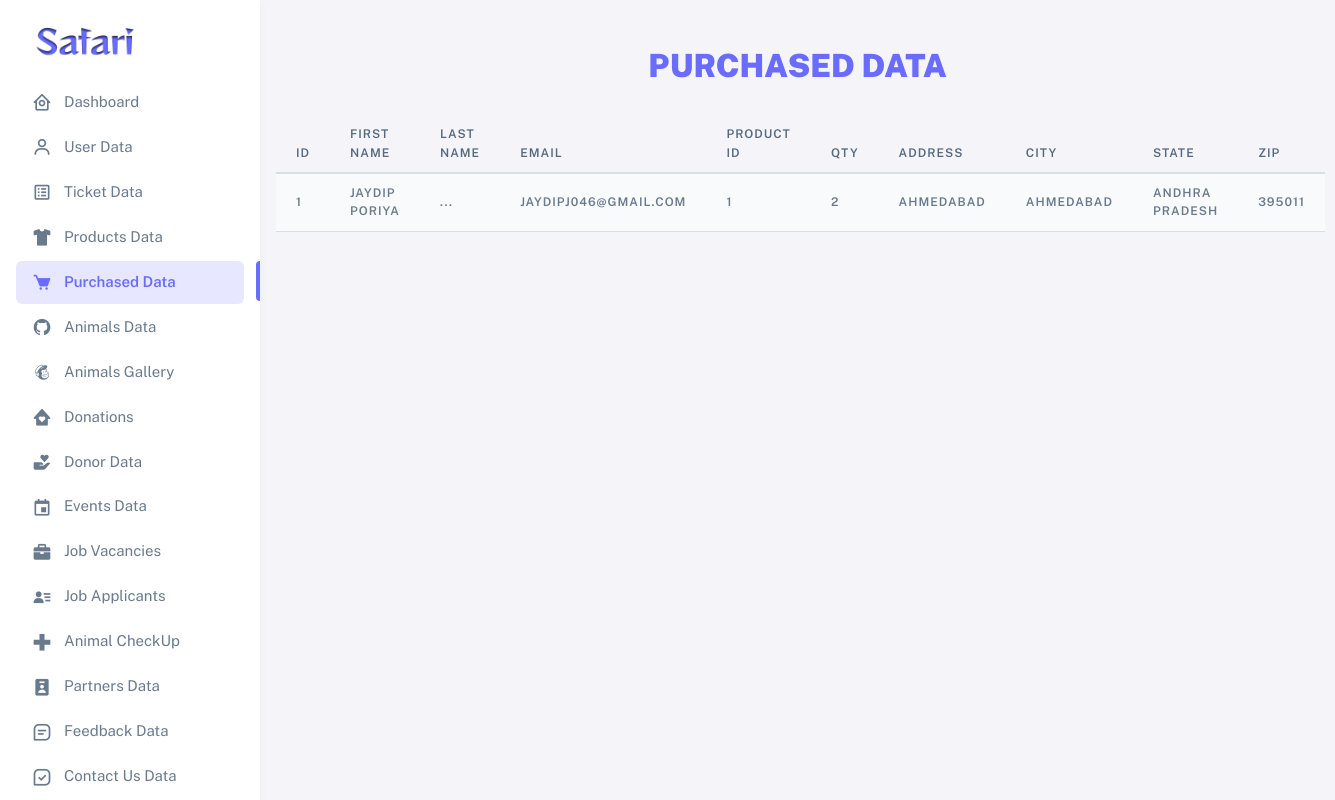
Page /admin/html/purchased-data.php on the committed database.
### tables this page shows
CREATE TABLE `orders` (
  `id` int(11) NOT NULL,
  `name` varchar(20) NOT NULL,
  `lname` varchar(20) NOT NULL,
  `email` varchar(50) NOT NULL,
  `pid` int(10) NOT NULL,
  `pqty` int(10) NOT NULL,
  `payment` varchar(50) NOT NULL,
  `address` varchar(11) NOT NULL,
  `landmark` varchar(20) NOT NULL,
  `state` varchar(20) NOT NULL,
  `city` varchar(50) NOT NULL,
  `zip` int(50) NOT NULL
);

### admin/html/purchased-data.php (the view, shortened to what this page needs)
<!DOCTYPE html>
<html
  lang="en"
  class="light-style layout-menu-fixed"
  dir="ltr"
  data-theme="theme-default"
  data-assets-path="../assets/"
  data-template="vertical-menu-template-free"
>
  <head>
    <link rel="stylesheet" href="../assets/vendor/fonts/boxicons.css" />
    <link rel="stylesheet" href="../assets/vendor/css/core.css" class="template-customizer-core-css" />
    <link rel="stylesheet" href="../assets/vendor/css/theme-default.css" class="template-customizer-theme-css" />
    <link rel="stylesheet" href="../assets/css/demo.css" />
    <link rel="stylesheet" href="../assets/vendor/libs/perfect-scrollbar/perfect-scrollbar.css" />
    <link rel="stylesheet" href="../assets/vendor/libs/apex-charts/apex-charts.css" />
    <link rel="stylesheet" href="https://cdn.datatables.net/2.0.2/css/dataTables.bootstrap5.css">
  </head>
  <body>
    <div class="layout-wrapper layout-content-navbar">
      <div class="layout-container">
        <?php
        include "header.php"
        ?>
        <div class="layout-page">
            <div>
                <h2 class="text-uppercase text-primary fw-bolder text-center mt-5">Purchased Data</h2>
            </div>
            <div class="m-3">
            <table id="example" class="table table-striped" width="100%">
                <thead>
                    <tr>
                        <th>ID</th>
                        <th>FIRST NAME</th>
                        <th>LAST NAME</th>
                        <th>Email</th>
                        <th>Product ID</th>
                        <th>QTY</th>
                        <th>ADDRESS</th>
                        <th>CITY</th>
                        <th>STATE</th>
                        <th>Zip</th>
                    </tr>
                </thead>
                <tbody>
                  <?php
                  $select = "SELECT * FROM `orders` WHERE payment = 'success'";
                  $result = $con->query($select);
                  while ($row = mysqli_fetch_array($result)) {
                  ?>
                    <tr>
                        <th><?php echo $row['id']; ?></th>
                        <th><?php echo $row['name']; ?></th>
                        <th><?php echo $row['lname']; ?></th>
                        <th><?php echo $row['email']; ?></th>
                        <th><?php echo $row['pid']; ?></th>
                        <th><?php echo $row['pqty']; ?></th>
                        <th><?php echo $row['address']; ?></th>
                        <th><?php echo $row['city']; ?></th>
                        <th><?php echo $row['state']; ?></th>
                        <th><?php echo $row['zip']; ?></th>
                    </tr>
                    <?php
                    }
                    ?>
                </tbody>
            </table>
            </div>
        </div>
      </div>
    </div>
  </body>
</html>

### admin/assets/css/demo.css (style rules this page uses)
body { --sb-track-color: #e7e7ff; --sb-thumb-color: #696cff; --sb-size: 8px; }

### rows in the picture
orders: id "1", name "JAYDIP PORIYA", lname "...", email "JAYDIPJ046@GMAIL.COM", pid "1", pqty "2", address "AHMEDABAD", city "AHMEDABAD", state "ANDHRA PRADESH", zip "395011"
